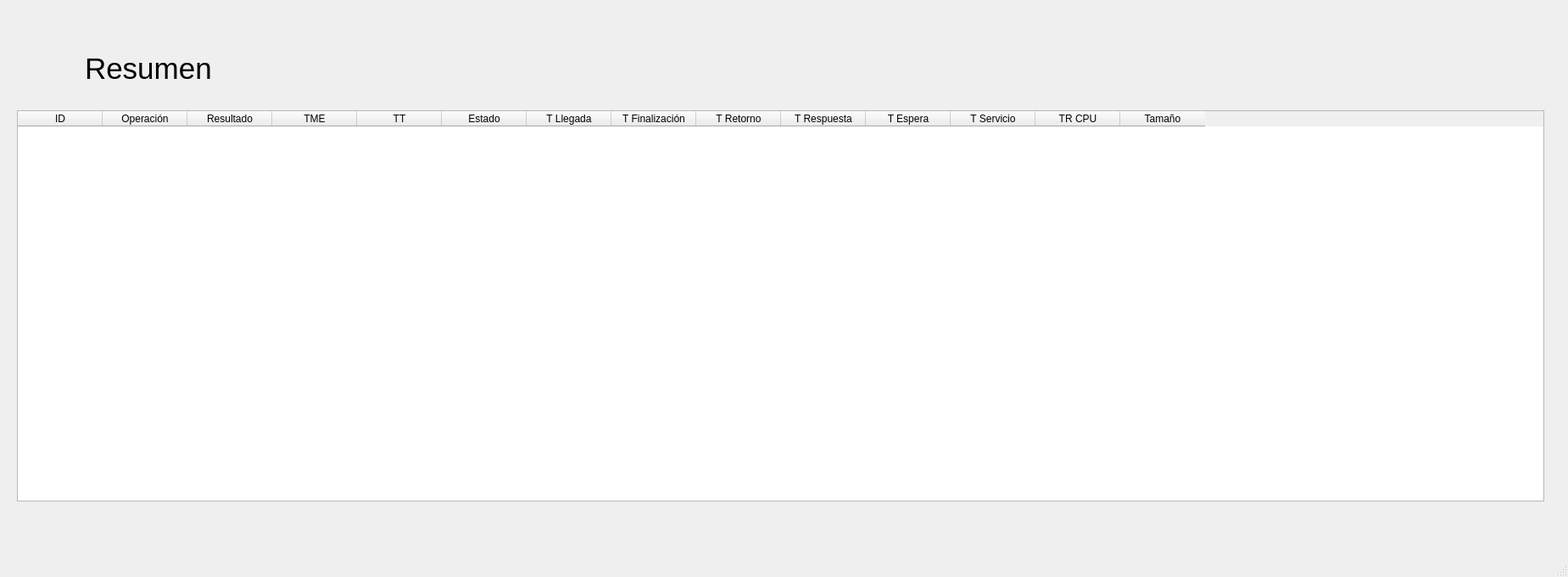
<?xml version="1.0" encoding="UTF-8"?>
<ui version="4.0">
 <class>MainWindow</class>
 <widget class="QMainWindow" name="MainWindow">
  <property name="geometry">
   <rect>
    <x>0</x>
    <y>0</y>
    <width>1849</width>
    <height>680</height>
   </rect>
  </property>
  <property name="windowTitle">
   <string>MainWindow</string>
  </property>
  <widget class="QWidget" name="centralwidget">
   <widget class="QTableWidget" name="tableWidget">
    <property name="geometry">
     <rect>
      <x>20</x>
      <y>130</y>
      <width>1801</width>
      <height>461</height>
     </rect>
    </property>
    <column>
     <property name="text">
      <string>ID</string>
     </property>
    </column>
    <column>
     <property name="text">
      <string>Operación</string>
     </property>
    </column>
    <column>
     <property name="text">
      <string>Resultado</string>
     </property>
    </column>
    <column>
     <property name="text">
      <string>TME</string>
     </property>
    </column>
    <column>
     <property name="text">
      <string>TT</string>
     </property>
    </column>
    <column>
     <property name="text">
      <string>Estado</string>
     </property>
    </column>
    <column>
     <property name="text">
      <string>T Llegada</string>
     </property>
    </column>
    <column>
     <property name="text">
      <string>T Finalización</string>
     </property>
    </column>
    <column>
     <property name="text">
      <string>T Retorno</string>
     </property>
    </column>
    <column>
     <property name="text">
      <string>T Respuesta</string>
     </property>
    </column>
    <column>
     <property name="text">
      <string>T Espera</string>
     </property>
    </column>
    <column>
     <property name="text">
      <string>T Servicio</string>
     </property>
    </column>
    <column>
     <property name="text">
      <string>TR CPU</string>
     </property>
    </column>
    <column>
     <property name="text">
      <string>Tamaño</string>
     </property>
    </column>
   </widget>
   <widget class="QLabel" name="label">
    <property name="geometry">
     <rect>
      <x>100</x>
      <y>60</y>
      <width>361</width>
      <height>41</height>
     </rect>
    </property>
    <property name="font">
     <font>
      <pointsize>26</pointsize>
     </font>
    </property>
    <property name="text">
     <string>Resumen</string>
    </property>
   </widget>
  </widget>
  <widget class="QMenuBar" name="menubar">
   <property name="geometry">
    <rect>
     <x>0</x>
     <y>0</y>
     <width>1849</width>
     <height>26</height>
    </rect>
   </property>
  </widget>
  <widget class="QStatusBar" name="statusbar"/>
 </widget>
 <resources/>
 <connections/>
</ui>
